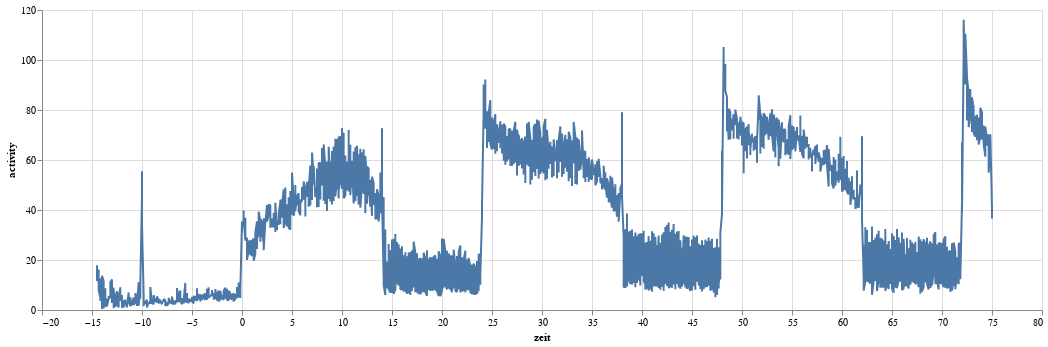

Here is the notebook cell this chart was saved with:
### Code cell
alt.Chart(average_df, width = 1000
         ).mark_line(
            strokeJoin = 'bevel'
         ).encode(
            x = alt.X('zeit:Q'),
            y = 'activity:Q',
            order = 'zeit:Q',
            
         )

### Figure 1 — Vega-Lite specification as saved in the notebook (floating-point values rounded to 4 significant figures; data arrays with more than 128 entries replaced by an {"elided": "..."} marker saying what was removed)
{"$schema": "https://vega.github.io/schema/vega-lite/v2.6.0.json", "config": {"view": {"height": 300, "width": 400}}, "data": {"name": "data-bb2b06ca97e814878e54f392e8fc80d5"}, "datasets": {"data-bb2b06ca97e814878e54f392e8fc80d5": {"elided": "1614 records"}}, "encoding": {"order": {"field": "zeit", "type": "quantitative"}, "x": {"field": "zeit", "type": "quantitative"}, "y": {"field": "activity", "type": "quantitative"}}, "mark": {"strokeJoin": "bevel", "type": "line"}, "width": 1000}
